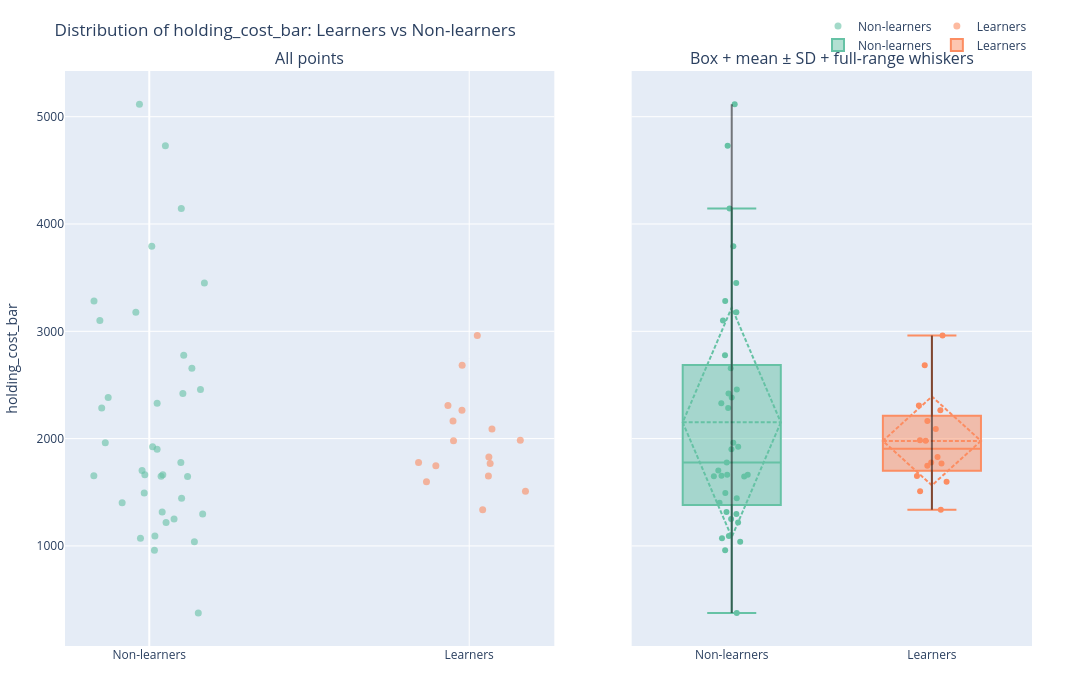

Write notebook code for a chart like this one.
### Code cell
fig = plot_factor_by_learners(op_df, factor_col='holding_cost_bar',group_col='is_learn')
fig.show()
# hi_state_on_target               0.622351
# outcome_fractions_no_as_no_mv    0.569569
# hard_success_rate                0.244791
# as_off_over_hard_successes      -0.050685
# success_rate                    -0.320152
# hi_lo_shift                     -0.351116
# dtype: float64

### Figure 1 — Plotly figure (JSON) as saved in the notebook; plotly's stock layout.template omitted (floating-point values rounded to 4 significant figures)
{"data": [{"customdata": ["210331_F2_C1", "241205_F2_C1", "241205_F3_C1", "241219_F1_C1", "241219_F2_C1", "241220_F1_C1", "241220_F2_C1", "250127_F1_C1", "250127_F2_C1", "250128_F1_C1", "250204_F1_C1", "250204_F2_C1", "250211_F2_C1", "250211_F3_C1", "250226_F2_C1", "250228_F1_C1", "250304_F2_C1", "250317_F1_C1", "250317_F2_C1", "250318_F1_C1", "250318_F2_C1", "250318_F3_C1", "250320_F1_C1", "250320_F2_C1", "250325_F1_C1", "250423_F1_C1", "250423_F2_C1", "250507_F1_C1", "250507_F2_C1", "250509_F1_C1", "250509_F2_C1", "250515_F1_C1", "250813_F1_C1", "250813_F3_C1", "250923_F1_C1", "250924_F1_C1", "250925_F2_C1"], "hovertemplate": "Non-learners<br>index: %{customdata}<br>holding_cost_bar: %{y:.4g}<extra></extra>", "legendgroup": "Non-learners", "marker": {"color": "#66c2a5", "line": {"width": 0}, "opacity": 0.6, "size": 7}, "mode": "markers", "name": "Non-learners", "showlegend": true, "type": "scatter", "x": [0.01757, 0.07747, 0.03699, 0.01616, -0.02748, 0.05252, -0.02247, 0.141, 0.1669, -0.04196, 0.105, 0.0104, 0.0245, 0.1532, -0.1544, -0.1486, -0.1727, 0.1197, 0.1001, 0.1332, 0.1723, 0.1077, -0.01387, 0.101, -0.1374, 0.05037, -0.1284, 0.1601, 0.007865, -0.03072, -0.08476, 0.09872, -0.01579, 0.02464, -0.1732, 0.04235, 0.04035], "xaxis": "x", "y": [1092.0, 1251.0, 1650.0, 958.5, 1073.0, 1218.0, 1702.0, 1038.0, 1296.0, 3177.0, 2420.0, 1923.0, 1901.0, 376.0, 3100.0, 2284.0, 3283.0, 1647.0, 4144.0, 2657.0, 3451.0, 2776.0, 1663.0, 1445.0, 1960.0, 4729.0, 2384.0, 2458.0, 3794.0, 5117.0, 1403.0, 1777.0, 1492.0, 2329.0, 1654.0, 1663.0, 1315.0], "yaxis": "y"}, {"customdata": ["210302_F1_C2", "210405_F1_C1", "210604_F1_C1", "210903_F3_C1", "210915_F1_C1", "210917_F2_C1", "250227_F2_C1", "250227_F3_C1", "250228_F2_C1", "250304_F3_C1", "250425_F1_C1", "250506_F2_C1", "250514_F1_C1", "250923_F2_C1", "250924_F2_C1", "250925_F1_C1"], "hovertemplate": "Learners<br>index: %{customdata}<br>holding_cost_bar: %{y:.4g}<extra></extra>", "legendgroup": "Learners", "marker": {"color": "#fc8d62", "line": {"width": 0}, "opacity": 0.6, "size": 7}, "mode": "markers", "name": "Learners", "showlegend": true, "type": "scatter", "x": [1.042, 1.16, 1.065, 0.9494, 0.9773, 1.071, 0.8417, 1.06, 1.061, 0.8957, 0.8664, 0.9336, 0.9509, 1.025, 0.9779, 1.176], "xaxis": "x", "y": [1338.0, 1986.0, 1769.0, 2163.0, 2264.0, 2090.0, 1777.0, 1652.0, 1829.0, 1747.0, 1597.0, 2309.0, 1980.0, 2962.0, 2684.0, 1510.0], "yaxis": "y"}, {"boxmean": "sd", "boxpoints": "all", "customdata": ["210331_F2_C1", "241205_F2_C1", "241205_F3_C1", "241219_F1_C1", "241219_F2_C1", "241220_F1_C1", "241220_F2_C1", "250127_F1_C1", "250127_F2_C1", "250128_F1_C1", "250204_F1_C1", "250204_F2_C1", "250211_F2_C1", "250211_F3_C1", "250226_F2_C1", "250228_F1_C1", "250304_F2_C1", "250317_F1_C1", "250317_F2_C1", "250318_F1_C1", "250318_F2_C1", "250318_F3_C1", "250320_F1_C1", "250320_F2_C1", "250325_F1_C1", "250423_F1_C1", "250423_F2_C1", "250507_F1_C1", "250507_F2_C1", "250509_F1_C1", "250509_F2_C1", "250515_F1_C1", "250813_F1_C1", "250813_F3_C1", "250923_F1_C1", "250924_F1_C1", "250925_F2_C1"], "hovertemplate": "Non-learners<br>index: %{customdata}<br>holding_cost_bar: %{y:.4g}<extra></extra>", "jitter": 0.4, "legendgroup": "Non-learners", "marker": {"color": "#66c2a5"}, "name": "Non-learners", "pointpos": 0, "type": "box", "x": ["Non-learners", "Non-learners", "Non-learners", "Non-learners", "Non-learners", "Non-learners", "Non-learners", "Non-learners", "Non-learners", "Non-learners", "Non-learners", "Non-learners", "Non-learners", "Non-learners", "Non-learners", "Non-learners", "Non-learners", "Non-learners", "Non-learners", "Non-learners", "Non-learners", "Non-learners", "Non-learners", "Non-learners", "Non-learners", "Non-learners", "Non-learners", "Non-learners", "Non-learners", "Non-learners", "Non-learners", "Non-learners", "Non-learners", "Non-learners", "Non-learners", "Non-learners", "Non-learners"], "xaxis": "x2", "y": [1092.0, 1251.0, 1650.0, 958.5, 1073.0, 1218.0, 1702.0, 1038.0, 1296.0, 3177.0, 2420.0, 1923.0, 1901.0, 376.0, 3100.0, 2284.0, 3283.0, 1647.0, 4144.0, 2657.0, 3451.0, 2776.0, 1663.0, 1445.0, 1960.0, 4729.0, 2384.0, 2458.0, 3794.0, 5117.0, 1403.0, 1777.0, 1492.0, 2329.0, 1654.0, 1663.0, 1315.0], "yaxis": "y2"}, {"boxmean": "sd", "boxpoints": "all", "customdata": ["210302_F1_C2", "210405_F1_C1", "210604_F1_C1", "210903_F3_C1", "210915_F1_C1", "210917_F2_C1", "250227_F2_C1", "250227_F3_C1", "250228_F2_C1", "250304_F3_C1", "250425_F1_C1", "250506_F2_C1", "250514_F1_C1", "250923_F2_C1", "250924_F2_C1", "250925_F1_C1"], "hovertemplate": "Learners<br>index: %{customdata}<br>holding_cost_bar: %{y:.4g}<extra></extra>", "jitter": 0.4, "legendgroup": "Learners", "marker": {"color": "#fc8d62"}, "name": "Learners", "pointpos": 0, "type": "box", "x": ["Learners", "Learners", "Learners", "Learners", "Learners", "Learners", "Learners", "Learners", "Learners", "Learners", "Learners", "Learners", "Learners", "Learners", "Learners", "Learners"], "xaxis": "x2", "y": [1338.0, 1986.0, 1769.0, 2163.0, 2264.0, 2090.0, 1777.0, 1652.0, 1829.0, 1747.0, 1597.0, 2309.0, 1980.0, 2962.0, 2684.0, 1510.0], "yaxis": "y2"}], "layout": {"annotations": [{"font": {"size": 16}, "showarrow": false, "text": "All points", "x": 0.253, "xanchor": "center", "xref": "paper", "y": 1, "yanchor": "bottom", "yref": "paper"}, {"font": {"size": 16}, "showarrow": false, "text": "Box + mean ± SD + full-range whiskers", "x": 0.793, "xanchor": "center", "xref": "paper", "y": 1, "yanchor": "bottom", "yref": "paper"}], "height": 700, "hoverlabel": {"font": {"size": 14}}, "legend": {"orientation": "h", "x": 1, "xanchor": "right", "y": 1.02, "yanchor": "bottom"}, "margin": {"b": 50, "l": 60, "r": 60, "t": 70}, "shapes": [{"line": {"color": "rgba(0,0,0,0.5)", "width": 2}, "type": "line", "x0": "Non-learners", "x1": "Non-learners", "xref": "x2", "y0": 376.0, "y1": 5117.0, "yref": "y2"}, {"line": {"color": "rgba(0,0,0,0.5)", "width": 2}, "type": "line", "x0": "Learners", "x1": "Learners", "xref": "x2", "y0": 1338.0, "y1": 2962.0, "yref": "y2"}], "title": {"text": "Distribution of holding_cost_bar: Learners vs Non-learners"}, "width": 1100, "xaxis": {"anchor": "y", "domain": [0, 0.506], "tickmode": "array", "ticktext": ["Non-learners", "Learners"], "tickvals": [0, 1]}, "xaxis2": {"anchor": "y2", "domain": [0.586, 1], "title": {"text": ""}}, "yaxis": {"anchor": "x", "domain": [0, 1], "title": {"text": "holding_cost_bar"}}, "yaxis2": {"anchor": "x2", "domain": [0, 1], "matches": "y", "showticklabels": false}}}
